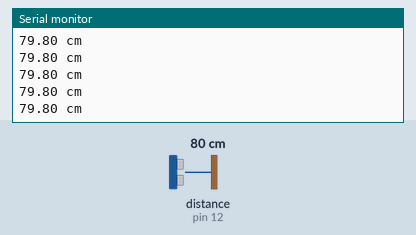
This sketch was run on a simulated Arduino Uno, built with avr-gcc and run on an emulated ATmega328P. Shown: the last lines printed to the serial monitor. Wiring (inferred from the names in the program): ultrasonic range finder: trigger pin 10; echo pin 12. The inputs (shaded band) are chosen by the test bench; at power-on: distance to the obstacle (sensor on pin 12) 80 cm. The echo pulse lasts 58.3 µs per cm.

Above: at 1.2 s.
1.3 s: distance to the obstacle (sensor on pin 12) set to 9 cm
At 2.2 s:
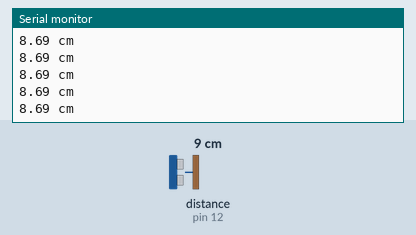
4.3 s: distance to the obstacle (sensor on pin 12) set to 250 cm
At 5.2 s:
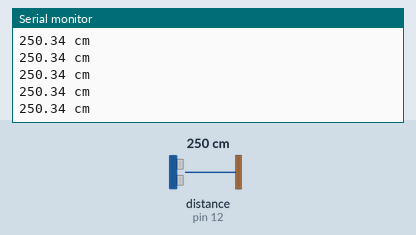
7.3 s: distance to the obstacle (sensor on pin 12) set to 18 cm
At 8.1 s:
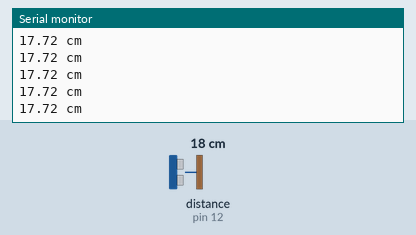
Timing chart, 0 to 10.3 s (numbered marks = the images above; inputs shaded):
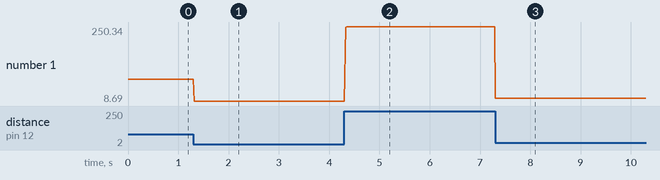

The sketch:

tavolsagMeres.ino
```cpp
float distance;
float time;

void setup() {
  pinMode(10, OUTPUT);//Hangszóró (Trigger)
  pinMode(12, INPUT);//Mikrofon (Echo)
  Serial.begin(9600);
}

void loop() {
  digitalWrite(10, HIGH);
  delayMicroseconds(12);
  digitalWrite(10, LOW);
  time = pulseIn(12, HIGH)/2;//Várakozás a magas jelre
  distance = 343.5 * time / 10000;
  Serial.print(distance); Serial.println(" cm");
  delay(10);//Azt cső
}
```

Measured:
- after the input at 1.3 s, the serial monitor: prints a new line at once (image 1)
- after the input at 4.3 s, the serial monitor: prints a new line at once (image 2)
- after the input at 7.3 s, the serial monitor: prints a new line at once (image 3)
- plotted number 1: 79.8 → 8.69 after the input at 1.3 s, 8.69 → 250.34 after the input at 4.3 s, 250.34 → 17.72 after the input at 7.3 s
